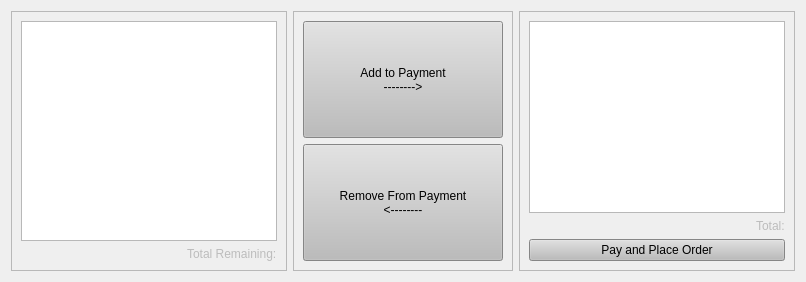
      <widget class="QWidget" name="payment">
       <attribute name="title">
        <string>Payment</string>
       </attribute>
       <layout class="QHBoxLayout" name="horizontalLayout_8">
        <item>
         <widget class="QFrame" name="frame_10">
          <property name="sizePolicy">
           <sizepolicy hsizetype="Preferred" vsizetype="Preferred">
            <horstretch>0</horstretch>
            <verstretch>0</verstretch>
           </sizepolicy>
          </property>
          <property name="frameShape">
           <enum>QFrame::StyledPanel</enum>
          </property>
          <property name="frameShadow">
           <enum>QFrame::Raised</enum>
          </property>
          <layout class="QVBoxLayout" name="verticalLayout_11">
           <item>
            <widget class="QListWidget" name="yetToPayList">
             <property name="styleSheet">
              <string notr="true">font: 57 28pt &quot;Counter-Strike&quot;;
color: rgb(238, 238, 236);</string>
             </property>
            </widget>
           </item>
           <item alignment="Qt::AlignRight">
            <widget class="QLabel" name="totalRemainingLabel">
             <property name="styleSheet">
              <string notr="true">font: 57 20pt &quot;Counter-Strike&quot;;
color: rgb(188, 188, 188);</string>
             </property>
             <property name="text">
              <string>Total Remaining:</string>
             </property>
            </widget>
           </item>
          </layout>
         </widget>
        </item>
        <item>
         <widget class="QFrame" name="frame_9">
          <property name="frameShape">
           <enum>QFrame::StyledPanel</enum>
          </property>
          <property name="frameShadow">
           <enum>QFrame::Raised</enum>
          </property>
          <layout class="QVBoxLayout" name="verticalLayout_12">
           <item>
            <widget class="QPushButton" name="addToPaymentButton">
             <property name="sizePolicy">
              <sizepolicy hsizetype="Preferred" vsizetype="Preferred">
               <horstretch>0</horstretch>
               <verstretch>0</verstretch>
              </sizepolicy>
             </property>
             <property name="minimumSize">
              <size>
               <width>200</width>
               <height>0</height>
              </size>
             </property>
             <property name="styleSheet">
              <string notr="true">background-color: rgb(188, 188, 188);
font: 57 20pt &quot;Counter-Strike&quot;;</string>
             </property>
             <property name="text">
              <string>Add to Payment
--------&gt;</string>
             </property>
            </widget>
           </item>
           <item>
            <widget class="QPushButton" name="removeFromPaymentButton">
             <property name="sizePolicy">
              <sizepolicy hsizetype="Preferred" vsizetype="Preferred">
               <horstretch>0</horstretch>
               <verstretch>0</verstretch>
              </sizepolicy>
             </property>
             <property name="styleSheet">
              <string notr="true">background-color: rgb(188, 188, 188);
font: 57 20pt &quot;Counter-Strike&quot;;</string>
             </property>
             <property name="text">
              <string>Remove From Payment
&lt;--------</string>
             </property>
            </widget>
           </item>
          </layout>
         </widget>
        </item>
        <item>
         <widget class="QFrame" name="frame_8">
          <property name="frameShape">
           <enum>QFrame::StyledPanel</enum>
          </property>
          <property name="frameShadow">
           <enum>QFrame::Raised</enum>
          </property>
          <layout class="QVBoxLayout" name="verticalLayout_13">
           <item>
            <widget class="QListWidget" name="paymentList">
             <property name="styleSheet">
              <string notr="true">font: 57 28pt &quot;Counter-Strike&quot;;
color: rgb(238, 238, 236);</string>
             </property>
            </widget>
           </item>
           <item alignment="Qt::AlignRight">
            <widget class="QLabel" name="totalToPayLabel">
             <property name="styleSheet">
              <string notr="true">font: 57 20pt &quot;Counter-Strike&quot;;
color: rgb(188, 188, 188);</string>
             </property>
             <property name="text">
              <string>Total:</string>
             </property>
            </widget>
           </item>
           <item>
            <widget class="QPushButton" name="payForOrderButton">
             <property name="sizePolicy">
              <sizepolicy hsizetype="Minimum" vsizetype="Preferred">
               <horstretch>0</horstretch>
               <verstretch>0</verstretch>
              </sizepolicy>
             </property>
             <property name="styleSheet">
              <string notr="true">background-color: rgb(188, 188, 188);
font: 57 20pt &quot;Counter-Strike&quot;;</string>
             </property>
             <property name="text">
              <string>Pay and Place Order</string>
             </property>
            </widget>
           </item>
          </layout>
         </widget>
        </item>
       </layout>
      </widget>
